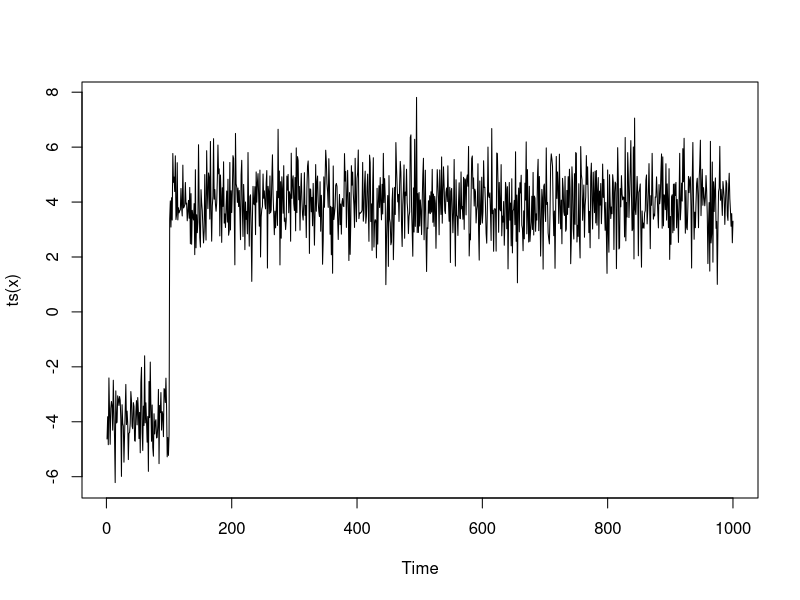

This chart was generated by the following R code: (Note: this script raises an error after producing the figure.)
#Implementing BIC for Threshold Selection

CUSUM <- function(x, t){
  n <- length(x)
  cusum <- ((t*(n-t))/n)^(1/2)*abs(mean(x[1:t]) - mean(x[(t+1):n]))
  if(t==n){
    cusum <- 0
    return(cusum)
  }
  else{
    cusum <- as.numeric(cusum)
    return(cusum)
  }
}

max_cusum_defunct <- function(x, k) {
  cusum_val <- rep(0, length(x) - 1)
  for(t in 0:(length(x))){
    cusum_val[t] <- CUSUM(x, t)
  }
  return(list(max(cusum_val), which.max(cusum_val)+k))
}


max_cusum <- function(x, k) {
  t_values <- 1:length(x)
  cusum_val <- sapply(t_values, function(t_val) CUSUM(x, t_val))
  if(k == 0){
    return(list(max(cusum_val), which.max(cusum_val)+k))
  }
  else{
    return(list(max(cusum_val), which.max(cusum_val)+k-1)) #shifts change point to correct position when start of interval not zero
  }
}

bs_N <- function(x, k, q, N){
  tau_lst <- c(k, q)
  j <- 0
  bool <- c()
  cusum <- c(NA, NA)
  df <- data.frame(tau = tau_lst, cusum = cusum)
  
  intervals <- create_intervals(tau_lst)
  while(j != 1){
    for(i in 1:nrow(intervals)){
      k <- intervals[i, 1]
      q <- intervals[i, 2]
      tau_hat <- max_cusum(x[k:q], k)[[2]]
      if(!(tau_hat %in% c(k, q))){
        # Check for duplicates in df$tau
        duplicate_idx <- which(df$tau == tau_hat)
        if (length(duplicate_idx) > 0) {
          # If duplicate exists, compare CUSUMs and keep the one with the bigger CUSUM
          max_cusum_idx <- which.max(df$cusum[duplicate_idx])
          if (df$cusum[duplicate_idx[max_cusum_idx]] < max_cusum(x[k:q], k)[[1]]) {
            df <- df[-duplicate_idx[max_cusum_idx], ]  # Remove the row with smaller CUSUM
            df <- rbind(df, data.frame(tau = tau_hat, cusum = max_cusum(x[k:q], k)[[1]]))  # Add the new tau and its CUSUM
          }
        } else {
          df <- rbind(df, data.frame(tau = tau_hat, cusum = max_cusum(x[k:q], k)[[1]]))
        }
        # Sort df by tau and remove duplicates
        df <- df[order(df$tau, decreasing = FALSE), ]
        df <- df[!duplicated(df$tau), ]
      }
      bool <-!(tau_hat %in% c(k, q))
    }
    intervals <- create_intervals(df$tau)  # Update intervals using df$tau
    all_false <- all(bool == FALSE)
    if(length(df$tau) >= N+2){
      j <- 1
    }
    bool <- c()
  }
  df <- df[c(-1, -nrow(df)), ]
  df <- df[order(df$cusum, decreasing = TRUE), ]
  df <- df[1:N, ]
  df <- rbind(df, c(1, NA))
  df <- rbind(df, c(length(x), NA))
  df <- df[order(df$tau, decreasing = FALSE), ]
  return(df)
}


normal_log_likelihood <- function(data, mu, sigma) {
  n <- length(data)
  ll <- -(n/2) * log(2*pi) - (n/2) * log(sigma^2) - (1/(2*sigma^2)) * sum((data - mu)^2)
  return(ll)
}

calculate_log_likelihood <- function(x, changepoints, sigma) {
  n <- length(changepoints)
  log_likelihood <- 0
  start_index <- 1
  
  for (i in 1:n) {
    if (i < n) {
      segment <- x[start_index:changepoints[i]]
    } else {
      segment <- x[start_index:length(x)]
    }
    segment_mean <- mean(segment)
    log_likelihood <- log_likelihood + normal_log_likelihood(segment, mu = segment_mean, sigma = sigma)
    start_index <- changepoints[i] + 1
  }
  
  return(log_likelihood)
}

BIC <- function(x, k, q, N){
  changepoints <-bs_N(x, k, q, N)$tau
  result <- -2*calculate_log_likelihood(x, changepoints, 1) + length(changepoints)*log(length(x))
  return(list(result, length(changepoints) -2))
}

AIC <- function(x, k, q, N){
  changepoints <- bs_N(x, k, q, N)$tau
  log_likelihood <- calculate_log_likelihood(x, changepoints, 1)
  result <- -2 * log_likelihood + 2 * (length(changepoints) - 2)
  return(result)
}

set.seed(1)
x <- rep(NA, 1000)
x[1:100] <- rnorm(100, -4, 1)
x[101:1000] <- rnorm(900, 4, 1)

plot(ts(x))

BIC(x, 1, 1000, 3)

set.seed(1)
x <- rep(NA, 1000)
x[1:10] <- rnorm(10, -4, 1)
x[11:1000] <- rnorm(990, 4, 1)


plot(ts(x), col = 'darkgreen', ylab = 'X', main = 'Gaussian Simulation')


t_values = 1:1000
cusum_results <- sapply(t_values, function(t_val) CUSUM(x, t_val))

plot(ts(cusum_results), xlab = 't', ylab = expression(C[t]), main = "CUSUM with Change Near Boundary")


set.seed(1)
x[1:500] <- rnorm(500, -4, 30)
x[501:1000] <- rnorm(500, 4, 30)
plot(ts(x), col = 'darkgreen', ylab = 'X', main = 'Gaussian Simulation')
t_values = 1:1000
cusum_results <- sapply(t_values, function(t_val) CUSUM(x, t_val))
plot(ts(cusum_results), xlab = 't', ylab = expression(C[t]), main = "CUSUM with Change Near Boundary")


plot(ts(x), col = 'darkgreen', ylab = 'X', main = 'Gaussian Simulation')

t_values = 1:1000
cusum_results <- sapply(t_values, function(t_val) CUSUM(x, t_val))

plot(ts(cusum_results), xlab = 't', ylab = expression(C[t]), main = "CUSUM with High Gaussian Error")

create_intervals <- function(vec){
  
  df <- data.frame(rep(NA, length(vec)-1), rep(NA, length(vec)-1))
  colnames(df) <- list('Start', 'End')
  for(i in 1:length(vec)-1){
    df[i, ] <- c(vec[i], vec[i+1])
  }
  return(df)
}


bs <- function(x, k, q, c){
  tau_lst <- c(k, q)
  j <- 0
  bool <- c()
  intervals <- create_intervals(tau_lst)
  while(j != 1){
    for(i in 1:nrow(intervals)){
      k <- intervals[i, 1]
      q <- intervals[i, 2]
      tau_hat <- max_cusum(x[k:q], k)[[2]]
      if(max_cusum(x[k:q], k)[[1]] > c & !(tau_hat %in% c(k, q))){
        tau_lst <- sort(unique(c(tau_lst, tau_hat)))
      }
      bool <- c(bool, max_cusum(x[k:q], k)[[1]] > c & !(tau_hat %in% c(k, q)))
    }
    intervals <- create_intervals(tau_lst)
    all_false <- all(bool == FALSE)
    if(all_false == TRUE){
      j <- 1
    }
    bool <- c()
  }
  return(tau_lst)
}


set.seed(1)
x <- rep(NA, 1000)
x[1:200] = rnorm(200, 0, 1)
x[201:300] = rnorm(100, -1, 1)
x[301:650] = rnorm(350, 2, 1)
x[651:1000] = rnorm(350, -1.5, 1)
#x[271] <- 12

plot(ts(x), col = 'darkgreen', ylab = 'X', main = 'Gaussian Simulation')

plot(ts(x), col = 'darkgreen', ylab = 'X', main = 'Gaussian Simulation')

bs_N(x, 1, 1000, 7)



#cannot return exactly 10.


#threshold of 6 produces 3 change points

bs(x, 1, 1000, 6)

#threshold of 10 produces 2 change points

bs(x, 1, 1000, 10)

#threshold of 35 produces 1 change point

bs(x, 1, 1000, 35)

#next significant increase is at threshold = 1.5

bs(x, 1, 1000, 1.5)

#log likelihood for 2 changepoints:

l1 <- normal_log_likelihood(x[1:300], mu = mean(x[1:300]), 1)
l2 <- normal_log_likelihood(x[301:650], mu = mean(x[301:650]), 1)
l3 <- normal_log_likelihood(x[651:1000], mu = mean(x[651:1000]), 1)

loglik_2 <- l1+l2+l3


#log likelihood for 3 changepoints: 

# Calculate log likelihood for each segment
l1 <- normal_log_likelihood(x[1:203], mu = mean(x[1:203]), sigma = 1)
l2 <- normal_log_likelihood(x[204:300], mu = mean(x[204:300]), sigma = 1)
l3 <- normal_log_likelihood(x[301:650], mu = mean(x[301:650]), sigma = 1)
l4 <- normal_log_likelihood(x[651:1000], mu = mean(x[651:1000]), sigma = 1)

# Sum up log likelihoods for all segments
loglik_3 <- l1 + l2 + l3 + l4

# log likelihood for 1 changepoint

l1 <- normal_log_likelihood(x[1:650], mu = mean(x[1:650]), sigma = 1)
l2 <- normal_log_likelihood(x[651:1000], mu = mean(x[651:1000]), sigma = 1)

logkile_1 <- l1+l2


BIC(x, 1, 1000, 3)
bs_N(x, 1, 1000, 3)


segment_counts <- 1:30

BIC_values <- sapply(segment_counts, function(N) {
  BIC_result <- BIC(x, 1, 1000, N)
  return(BIC_result)
})

Y <- BIC_values[1, ]
X <- BIC_values[2, ]


plot(X, Y, xlab = "Number of Change Points", ylab = "BIC Value", type = "l", col = "blue", lwd = 2)

X[which.min(Y)]

plot(X, Y, xlab = "Number of Change Points", ylab = "BIC Value", type = "l", col = "blue", lwd = 2)

min_index <- which.min(Y)
min_arg <- X[min_index]

points(min_arg, Y[min_index], col = "red", pch = 19)

text(min_arg, Y[min_index], min_arg, pos = 3, col = 'red')

plot(X, Y, xlab = "Number of Change Points", ylab = "BIC Value", type = "l", col = "blue", lwd = 2)

min_index <- which.min(Y)
min_arg <- X[min_index]

points(min_arg, Y[min_index], col = "red", pch = 19)

text(min_arg, Y[min_index], min_arg, pos = 3, col = 'red')
dev.off()

##################################################################



